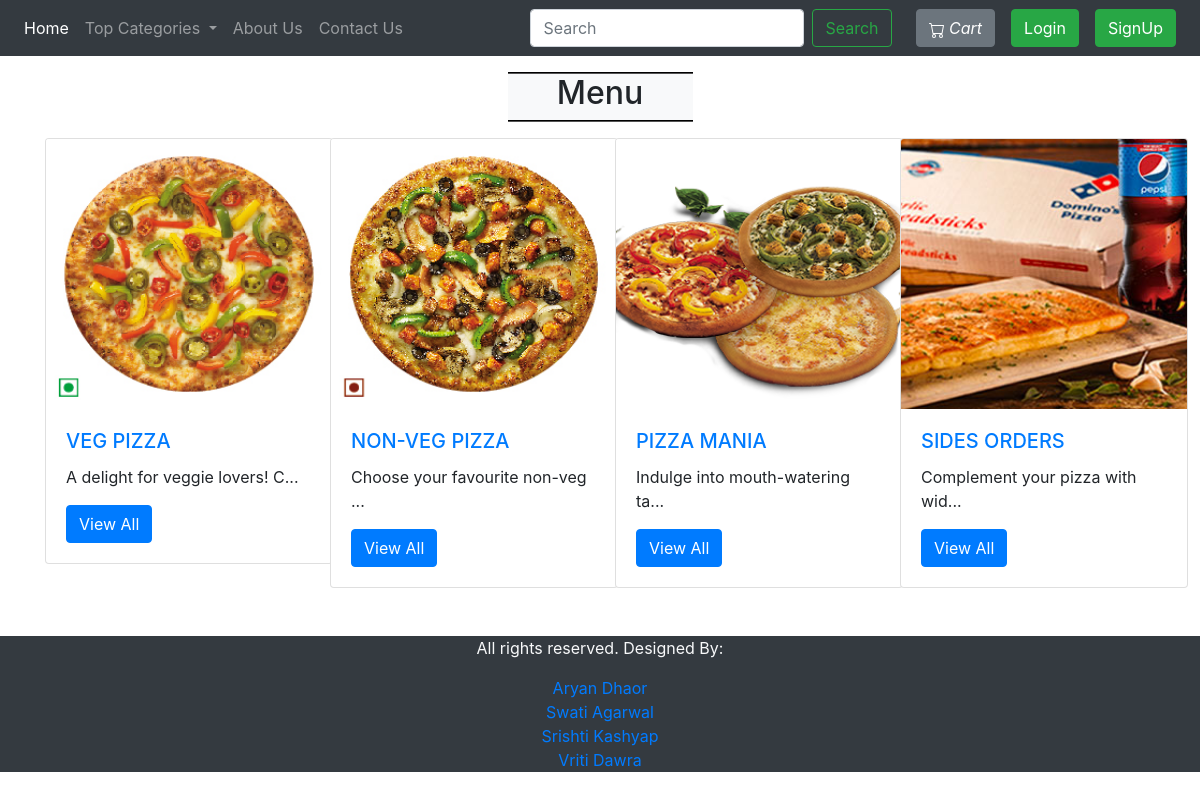
The page / on the database its author committed.
### tables this page shows
CREATE TABLE `categories` (
  `categorieId` int(12) NOT NULL,
  `categorieName` varchar(255) NOT NULL,
  `categorieDesc` text NOT NULL,
  `categorieCreateDate` datetime NOT NULL DEFAULT current_timestamp()
);

### index.php (the view, shortened to what this page needs)
<!doctype html>
<html lang="en">
  <head>
    <link rel="stylesheet" href="https://stackpath.bootstrapcdn.com/bootstrap/4.4.1/css/bootstrap.min.css">
    <link rel="stylesheet" href="https://use.fontawesome.com/releases/v5.8.2/css/all.css">
  </head>
<body>
  <?php include 'partials/_dbconnect.php';?>
  <?php require 'partials/_nav.php' ?>
  <div class="container my-3 mb-5">
    <div class="col-lg-2 text-center bg-light my-3" style="margin:auto;border-top: 2px groove black;border-bottom: 2px groove black;">
      <h2 class="text-center">Menu </h2>
    </div>
    <div class="row">
      <?php
        $sql = "SELECT * FROM `categories`";
        $result = mysqli_query($conn, $sql);
        while($row = mysqli_fetch_assoc($result)){
          $id = $row['categorieId'];
          $cat = $row['categorieName'];
          $desc = $row['categorieDesc'];
          echo '<div class="col-xs-3 col-sm-3 col-md-3">
                  <div class="card" style="width: 18rem;">
                    <img src="img/card-'.$id. '.jpg" class="card-img-top" alt="image for this category" width="249px" height="270px">
                    <div class="card-body">
                      <h5 class="card-title"><a href="viewPizzaList.php?catid=' . $id . '">' . $cat . '</a></h5>
                      <p class="card-text">' . substr($desc, 0, 30). '... </p>
                      <a href="viewPizzaList.php?catid=' . $id . '" class="btn btn-primary">View All</a>
                    </div>
                  </div>
                </div>';
        }
      ?>
    </div>
  </div>
    <?php require 'partials/_footer.php' ?>
</body>
</html>

### rows shown on the page
categories: shows a picture, categorieName "VEG PIZZA", categorieDesc "A delight for veggie lovers! C"
categories: shows a picture, categorieName "NON-VEG PIZZA", categorieDesc "Choose your favourite non-veg"
categories: shows a picture, categorieName "PIZZA MANIA", categorieDesc "Indulge into mouth-watering ta"
categories: shows a picture, categorieName "SIDES ORDERS", categorieDesc "Complement your pizza with wid"
